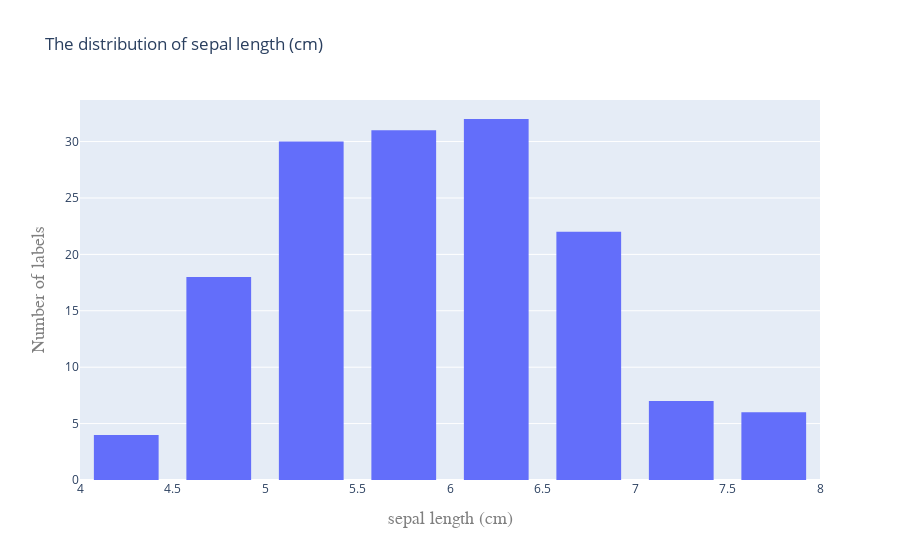

Notebook code cell kept with this figure:
### Code cell
plotHist(df,'sepal length (cm)')

### Figure 1 — Plotly figure (JSON) as saved in the notebook; plotly's stock layout.template omitted (floating-point values rounded to 4 significant figures; data arrays with more than 128 entries replaced by an {"elided": "..."} marker saying what was removed)
{"data": [{"autobinx": false, "name": "sepal length (cm)", "type": "histogram", "x": {"elided": "150 float values"}}], "layout": {"bargroupgap": 0.3, "title": {"text": "The distribution of sepal length (cm)"}, "xaxis": {"title": {"font": {"color": "#7f7f7f", "family": "Courier New, monospace", "size": 18}, "text": "sepal length (cm)"}}, "yaxis": {"title": {"font": {"color": "#7f7f7f", "family": "Courier New, monospace", "size": 18}, "text": "Number of labels"}}}}
